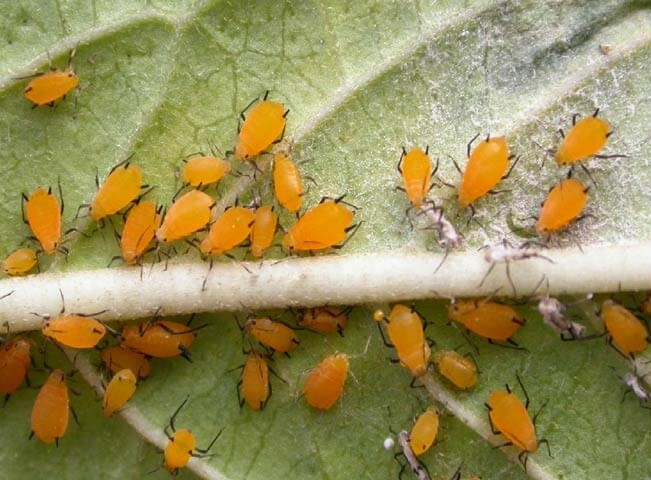
#> input picture imagenes/pulgon3.1.jpg, 651 x 480 px
$ python Binarizar.py
#> lines starting #> are read from the running program, lines starting #| are printed output that depends on the picture; after the words box and inside, x2 and y2 are one past the last pixel; in counts of white or black regions, pixels touching at a corner belong together
import cv2
img = cv2.imread('./imagenes/pulgon3.1.jpg', cv2.IMREAD_GRAYSCALE)
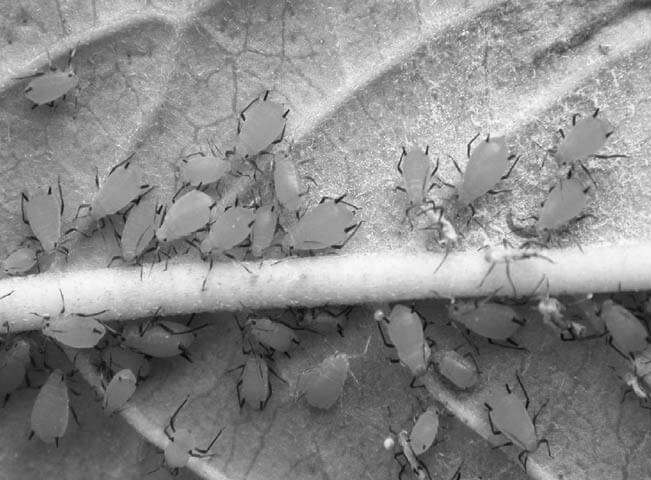
#> img: shape (480, 651); min 5, max 255, mean 137.8

_, binary_img = cv2.threshold(img, 127, 255, cv2.THRESH_BINARY)
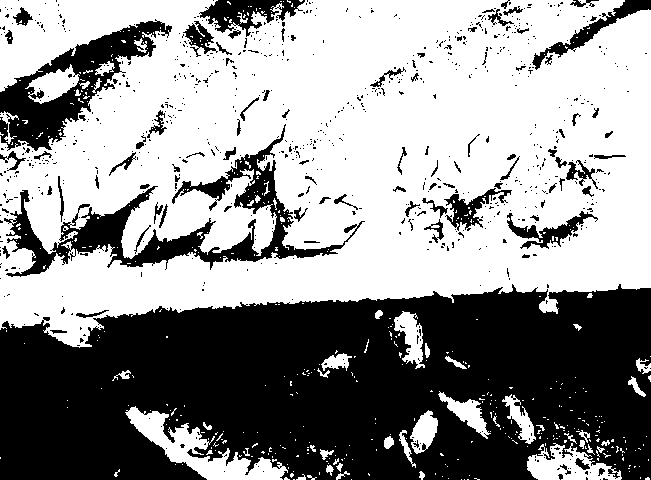
#> binary_img: shape (480, 651); 57.9% white; 795 black regions (705 under 20 px), largest, box (x1, y1, x2, y2) and area: (0, 284, 651, 480) 102041, (4, 124, 365, 277) 9966, (0, 19, 172, 151) 7281


cv2.imshow("Imagen Binarizada", binary_img)

cv2.imwrite("./imagenes/binarizado.jpg", binary_img)


cv2.waitKey(0)
cv2.destroyAllWindows()

$ run again, with imagenes/pulgon3.2.jpg copied over imagenes/pulgon3.1.jpg
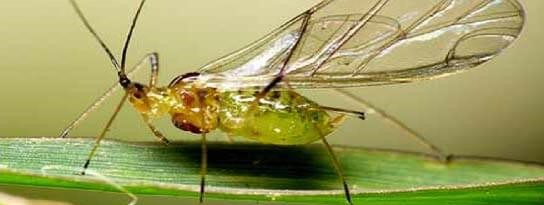
#> input picture imagenes/pulgon3.2.jpg, 544 x 205 px
#> `img = cv2.imread('./imagenes/pulgon3.1.jpg', cv2.IMREAD_GRAYSCALE)`:
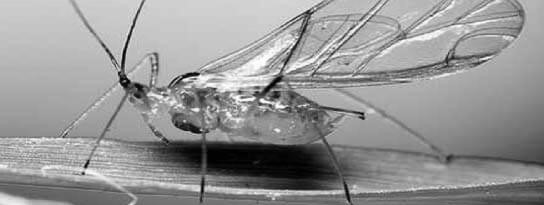
#> img: shape (205, 544); min 0, max 255, mean 149.3
#> `_, binary_img = cv2.threshold(img, 127, 255, cv2.THRESH_BINARY)`:
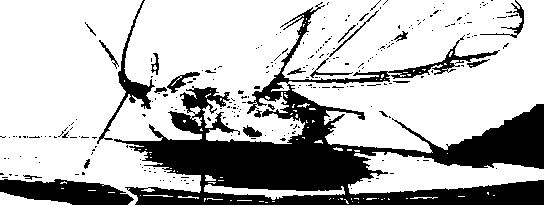
#> binary_img: shape (205, 544); 72.5% white; 262 black regions (239 under 20 px), largest, box (x1, y1, x2, y2) and area: (114, 2, 544, 205) 24973, (0, 179, 134, 205) 2388, (97, 0, 155, 144) 966

$ run again, with imagenes/pulgon3.3.jpg copied over imagenes/pulgon3.1.jpg
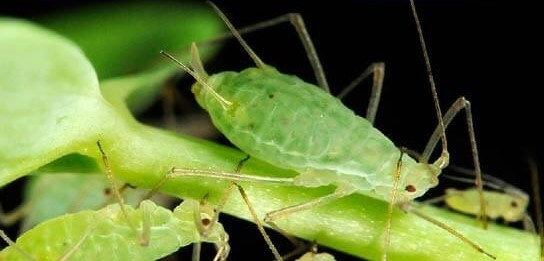
#> input picture imagenes/pulgon3.3.jpg, 544 x 261 px
#> `img = cv2.imread('./imagenes/pulgon3.1.jpg', cv2.IMREAD_GRAYSCALE)`:
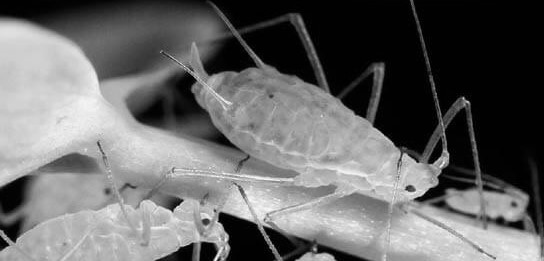
#> img: shape (261, 544); min 0, max 253, mean 104.4
#> `_, binary_img = cv2.threshold(img, 127, 255, cv2.THRESH_BINARY)`:
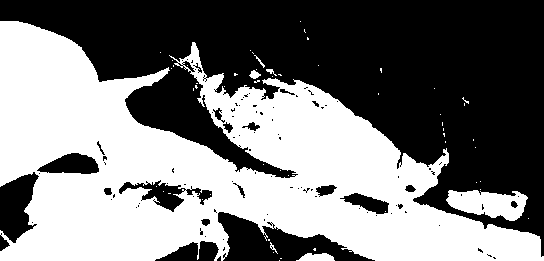
#> binary_img: shape (261, 544); 48.2% white; 57 white regions (50 under 20 px), largest, box (x1, y1, x2, y2) and area: (0, 21, 544, 261) 66196, (446, 190, 528, 221) 1670, (296, 253, 335, 261) 231

$ run again, with imagenes/pulgon2.jpg copied over imagenes/pulgon3.1.jpg
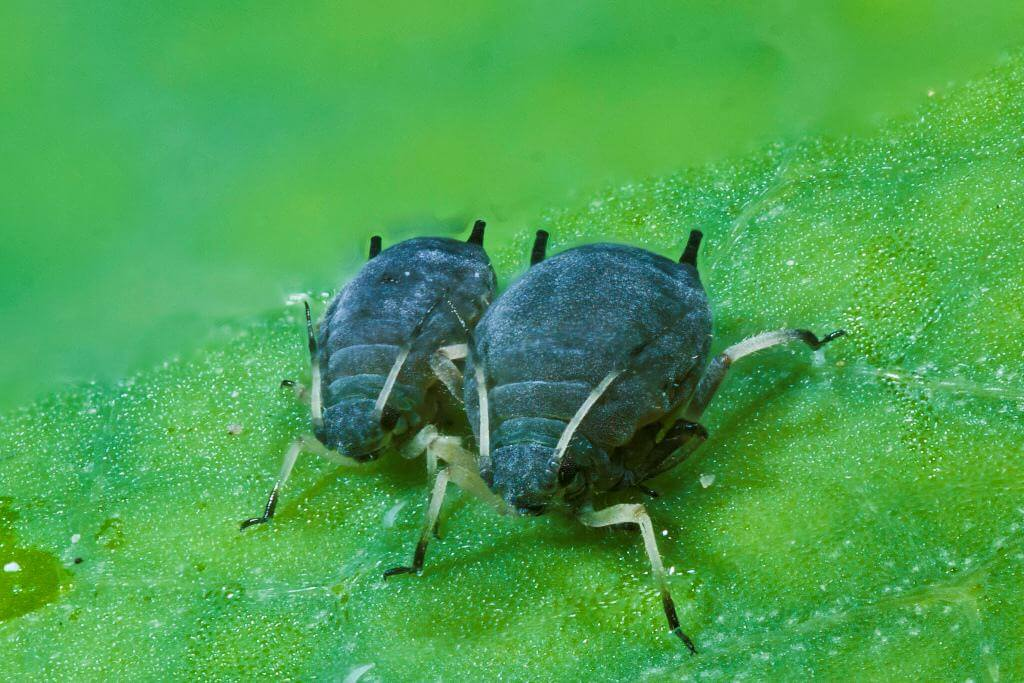
#> input picture imagenes/pulgon2.jpg, 1024 x 683 px
#> `img = cv2.imread('./imagenes/pulgon3.1.jpg', cv2.IMREAD_GRAYSCALE)`:
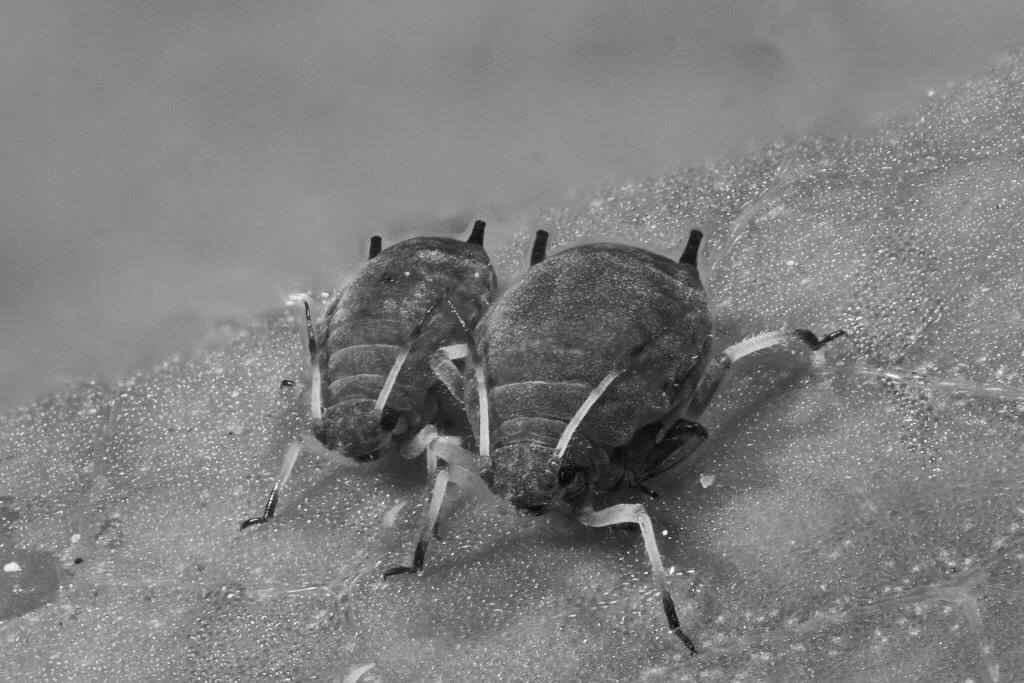
#> img: shape (683, 1024); min 0, max 255, mean 126.8
#> `_, binary_img = cv2.threshold(img, 127, 255, cv2.THRESH_BINARY)`:
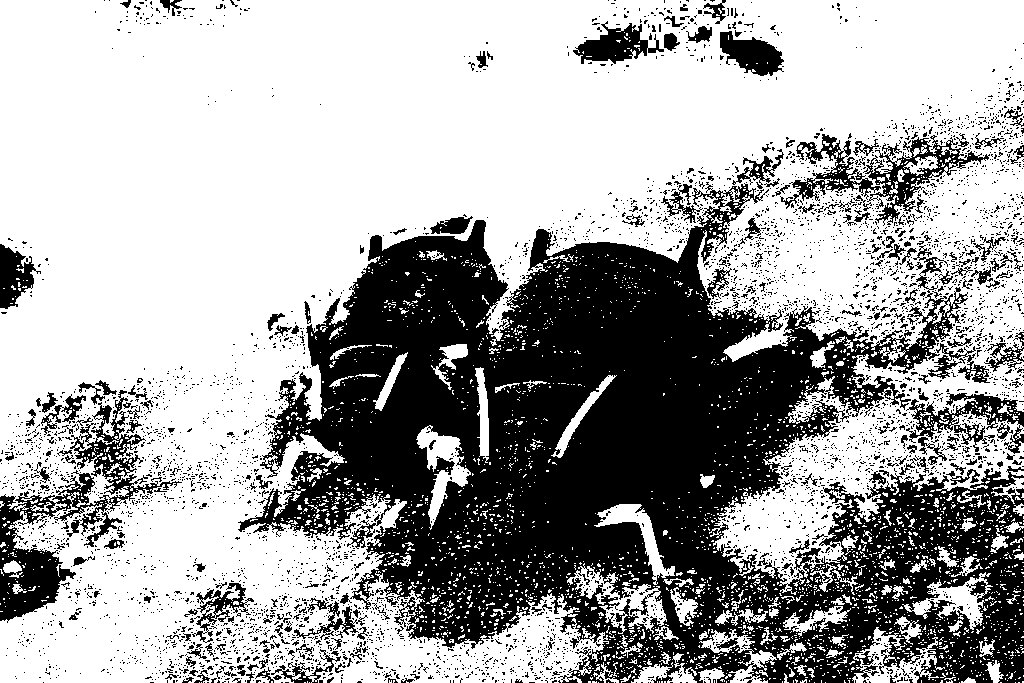
#> binary_img: shape (683, 1024); 65.1% white; 5031 black regions (4806 under 20 px), largest, box (x1, y1, x2, y2) and area: (238, 182, 1024, 683) 192340, (0, 390, 182, 623) 8854, (863, 135, 990, 226) 2784
